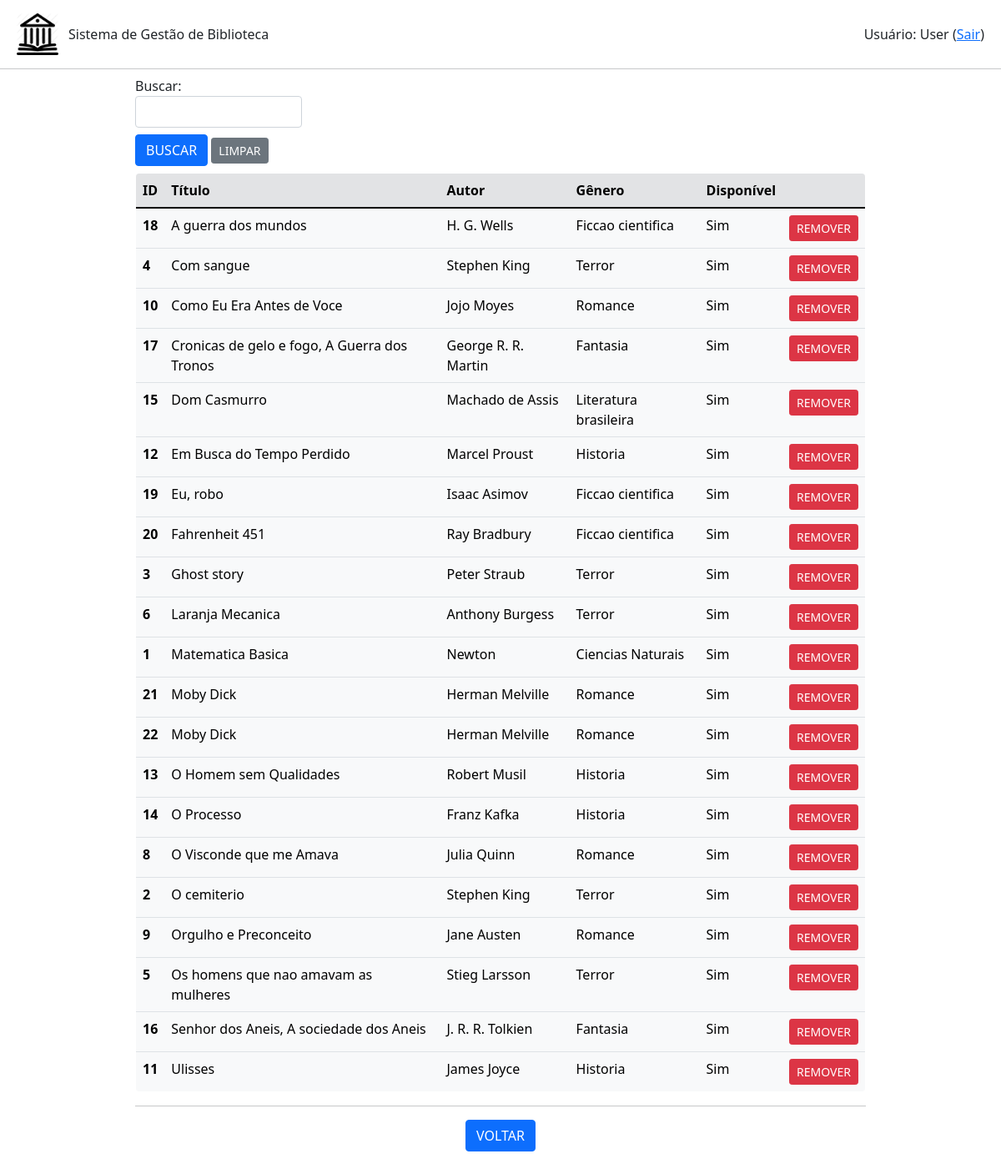
Screenshot of /livro/listar (signed in) with the database file from the repository.
### livro.py (models this page shows, shortened)
class Livro(db.Model):
    id = db.Column(db.Integer, primary_key=True)
    titulo = db.Column(db.String(200), unique=False, nullable=False)
    autor = db.Column(db.String(80), unique=False, nullable=False)
    genero = db.Column(db.String(120), unique=False, nullable=False)
    disponivel = db.Column(db.Boolean, default=True)
    emprestimo = db.relationship('Emprestimo', backref='livro', lazy=True)

### app.py (the view, shortened to what this page needs)
@app.route('/livro/listar', methods=['POST','GET'])
def listar_livros():
    if session.get('autenticado',False)==False:
        flash(u'Login necessário!', category='warning')
        return(redirect(url_for('login')))
    form = BuscaForm()
    livros = Livro.query.order_by(Livro.titulo).all()
    return(render_template('livros.html', livros=livros, form=form, action=url_for('listar_livros')))

### formBusca.py
class BuscaForm(FlaskForm):
    campo = StringField('Buscar: ', validators=[DataRequired()])
    enviar = SubmitField('BUSCAR')

### templates/livros.html (shortened to what this page needs)
{% extends "base.html" %}
{% block conteudo %}
<div class="container-fluid mx-auto mb-1" style="width: 75%; max-height: 100vh;">
    {% from 'bootstrap/form.html' import render_field %}
    <form method="post">
        <div class="mt-2" style="width: 200px;">
            {{ render_field(form.campo) }}
        </div>
        <div class="mt-2 mb-2">
            {{ render_field(form.enviar, button_style="primary", button_size="sm") }}
            <a class="btn btn-secondary btn-sm" href="{{url_for('listar_livros')}}" role="button">LIMPAR</a>
        </div>
    </form>
    <div style="max-height: 60vh; overflow-y: auto;">
        <table class=" table table-light border rounded-3" style="overflow: hidden;">
            <thead>
            <tr class="table-secondary">
                <th scope="col">ID</th>
                <th scope="col">Título</th>
                <th scope="col">Autor</th>
                <th scope="col">Gênero</th>
                <th scope="col">Disponível</th>
                <th scope="col"></th>
            </tr>
            </thead>
            <tbody>
                {% for livro in livros %}
                    <tr>
                        <th scope="row">{{livro.id}}</th>
                        <td>{{livro.titulo}}</td>
                        <td>{{livro.autor}}</td>
                        <td>{{livro.genero}}</td>
                        {% if livro.disponivel == True %}
                            <td>Sim</td>
                        {% else %}
                            <td>Não</td>
                        {% endif %}
                        <td class="text-center"><a class="btn btn-danger btn-sm" href="{{url_for('remover_livro', id_livro=livro.id)}}" role="button">REMOVER</a></td>
                    </tr>
                {% endfor %}
            </tbody>
        </table>
    </div>
    <hr>
    <div class="row text-center">
        <div class="col mr-1">
            <a class="btn btn-primary" href="{{url_for('root')}}" role="button">VOLTAR</a>
        </div>
    </div>
</div>
{% endblock %}

### rows the page displays
Livro: id "18", titulo "A guerra dos mundos", autor "H. G. Wells", genero "Ficcao cientifica", disponivel "Sim"
Livro: id "4", titulo "Com sangue", autor "Stephen King", genero "Terror", disponivel "Sim"
Livro: id "10", titulo "Como Eu Era Antes de Voce", autor "Jojo Moyes", genero "Romance", disponivel "Sim"
Livro: id "17", titulo "Cronicas de gelo e fogo, A Guerra dos Tronos", autor "George R. R. Martin", genero "Fantasia", disponivel "Sim"
Livro: id "15", titulo "Dom Casmurro", autor "Machado de Assis", genero "Literatura brasileira", disponivel "Sim"
Livro: id "12", titulo "Em Busca do Tempo Perdido", autor "Marcel Proust", genero "Historia", disponivel "Sim"
Livro: id "19", titulo "Eu, robo", autor "Isaac Asimov", genero "Ficcao cientifica", disponivel "Sim"
Livro: id "20", titulo "Fahrenheit 451", autor "Ray Bradbury", genero "Ficcao cientifica", disponivel "Sim"
Livro: id "3", titulo "Ghost story", autor "Peter Straub", genero "Terror", disponivel "Sim"
Livro: id "6", titulo "Laranja Mecanica", autor "Anthony Burgess", genero "Terror", disponivel "Sim"
Livro: id "1", titulo "Matematica Basica", autor "Newton", genero "Ciencias Naturais", disponivel "Sim"
Livro: id "21", titulo "Moby Dick", autor "Herman Melville", genero "Romance", disponivel "Sim"
Livro: id "22", titulo "Moby Dick", autor "Herman Melville", genero "Romance", disponivel "Sim"
Livro: id "13", titulo "O Homem sem Qualidades", autor "Robert Musil", genero "Historia", disponivel "Sim"
Livro: id "14", titulo "O Processo", autor "Franz Kafka", genero "Historia", disponivel "Sim"
Livro: id "8", titulo "O Visconde que me Amava", autor "Julia Quinn", genero "Romance", disponivel "Sim"
Livro: id "2", titulo "O cemiterio", autor "Stephen King", genero "Terror", disponivel "Sim"
Livro: id "9", titulo "Orgulho e Preconceito", autor "Jane Austen", genero "Romance", disponivel "Sim"
Livro: id "5", titulo "Os homens que nao amavam as mulheres", autor "Stieg Larsson", genero "Terror", disponivel "Sim"
Livro: id "16", titulo "Senhor dos Aneis, A sociedade dos Aneis", autor "J. R. R. Tolkien", genero "Fantasia", disponivel "Sim"
Livro: id "11", titulo "Ulisses", autor "James Joyce", genero "Historia", disponivel "Sim"

### other values shown
{{ session.get('nome') }} "User"
